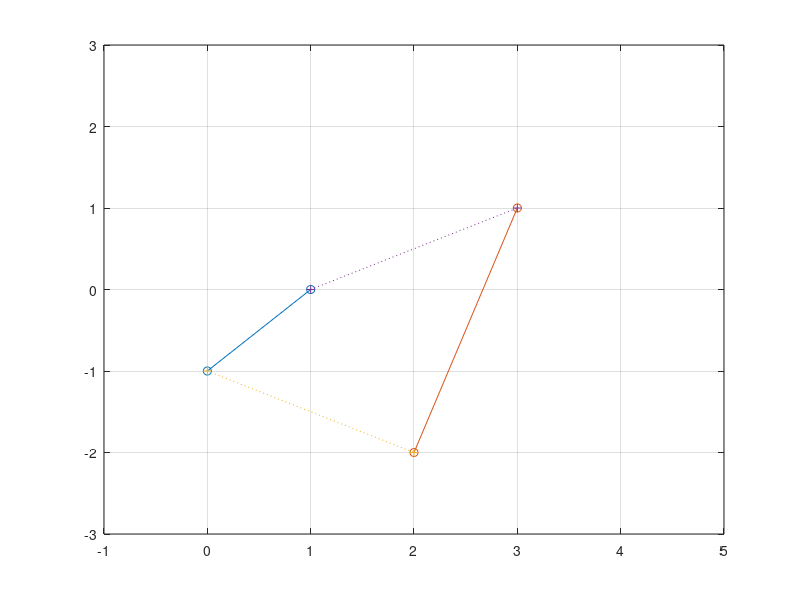

Source code (MATLAB): (Note: this script raises an error after producing the figure.)
function testresult = GetAreaTriangle_test()
% GETAREATRIANGLE_TEST  test for getareacurvilineargrid
%  
% See also: GETAREATRIANGLE
%
%
%   See also 

%% Copyright notice
%   --------------------------------------------------------------------
%   Copyright (C) 2009 Deltares
%       Pieter van Geer
%
%       pieter.vangeer@deltares.nl	
%
%       Rotterdamseweg 185
%       2629 HD Delft
%       P.O. 177
%       2600 MH Delft
%
%   This library is free software: you can redistribute it and/or
%   modify it under the terms of the GNU Lesser General Public
%   License as published by the Free Software Foundation, either
%   version 2.1 of the License, or (at your option) any later version.
%
%   This library is distributed in the hope that it will be useful,
%   but WITHOUT ANY WARRANTY; without even the implied warranty of
%   MERCHANTABILITY or FITNESS FOR A PARTICULAR PURPOSE.  See the GNU
%   Lesser General Public License for more details.
%
%   You should have received a copy of the GNU Lesser General Public
%   License along with this library. If not, see <http://www.gnu.org/licenses/>.
%   --------------------------------------------------------------------

% This tools is part of <a href="http://OpenEarth.Deltares.nl">OpenEarthTools</a>.
% OpenEarthTools is an online collaboration to share and manage data and 
% programming tools in an open source, version controlled environment.
% Sign up to recieve regular updates of this function, and to contribute 
% your own tools.

%% Version <http://svnbook.red-bean.com/en/1.5/svn.advanced.props.special.keywords.html>
% Created: 11 Sep 2009
% Created with Matlab version: 7.8.0.347 (R2009a)

% $Id$
% $Date$
% $Author$
% $Revision$
% $HeadURL$
% $Keywords: $

%% $Description (Name = getAreaTriangle)
% Calculate area of following.

X = [ 0  2; 1 3];
Y = [-1 -2; 0 1];

plot(X,Y,'-o');
hold on
plot(X',Y',':+');
axis([-1 5 -3 3]);
grid on
set(gca,'xtick',-10:1:10);
set(gca,'ytick',-10:1:10);

%% $RunCode
AreaA(:,:) = GetAreaTriangle(X(1:end-1,1:end-1),Y(1:end-1,1:end-1),...
X(2:end  ,1:end-1),Y(2:end  ,1:end-1),...
X(2:end  ,2:end  ),Y(2:end  ,2:end  ));

AreaB(:,:) = GetAreaTriangle(X(1:end-1,1:end-1),Y(1:end-1,1:end-1),...
X(1:end-1,2:end  ),Y(1:end-1,2:end  ),...
X(2:end  ,2:end  ),Y(2:end  ,2:end  ));

Area(:,:)  = AreaA + AreaB;

disp('o---------o')
disp('| B     . |')
disp('|    .    |')
disp('| .     A |')
disp('o---------o')
disp(num2str(AreaA))
disp(num2str(AreaB))
disp(num2str(Area ))

disp('---------------------------------------------')


AreaA(:,:) = GetAreaTriangle(X(1:end-1,1:end-1),Y(1:end-1,1:end-1),...
X(2:end  ,1:end-1),Y(2:end  ,1:end-1),...
X(1:end-1,2:end  ),Y(1:end-1,2:end  ));

AreaB(:,:) = GetAreaTriangle(X(2:end  ,1:end-1),Y(2:end  ,1:end-1),...
X(1:end-1,2:end  ),Y(1:end-1,2:end  ),...
X(2:end  ,2:end  ),Y(2:end  ,2:end  ));

Area(:,:)  = AreaA + AreaB;

disp('o---------o')
disp('| .    B  |')
disp('|    .    |')
disp('| A     . |')
disp('o---------o')
disp(num2str(AreaA))
disp(num2str(AreaB))
disp(num2str(Area ))

testresult = nan;

%% $PublishResult
% Publishable code that describes the test.